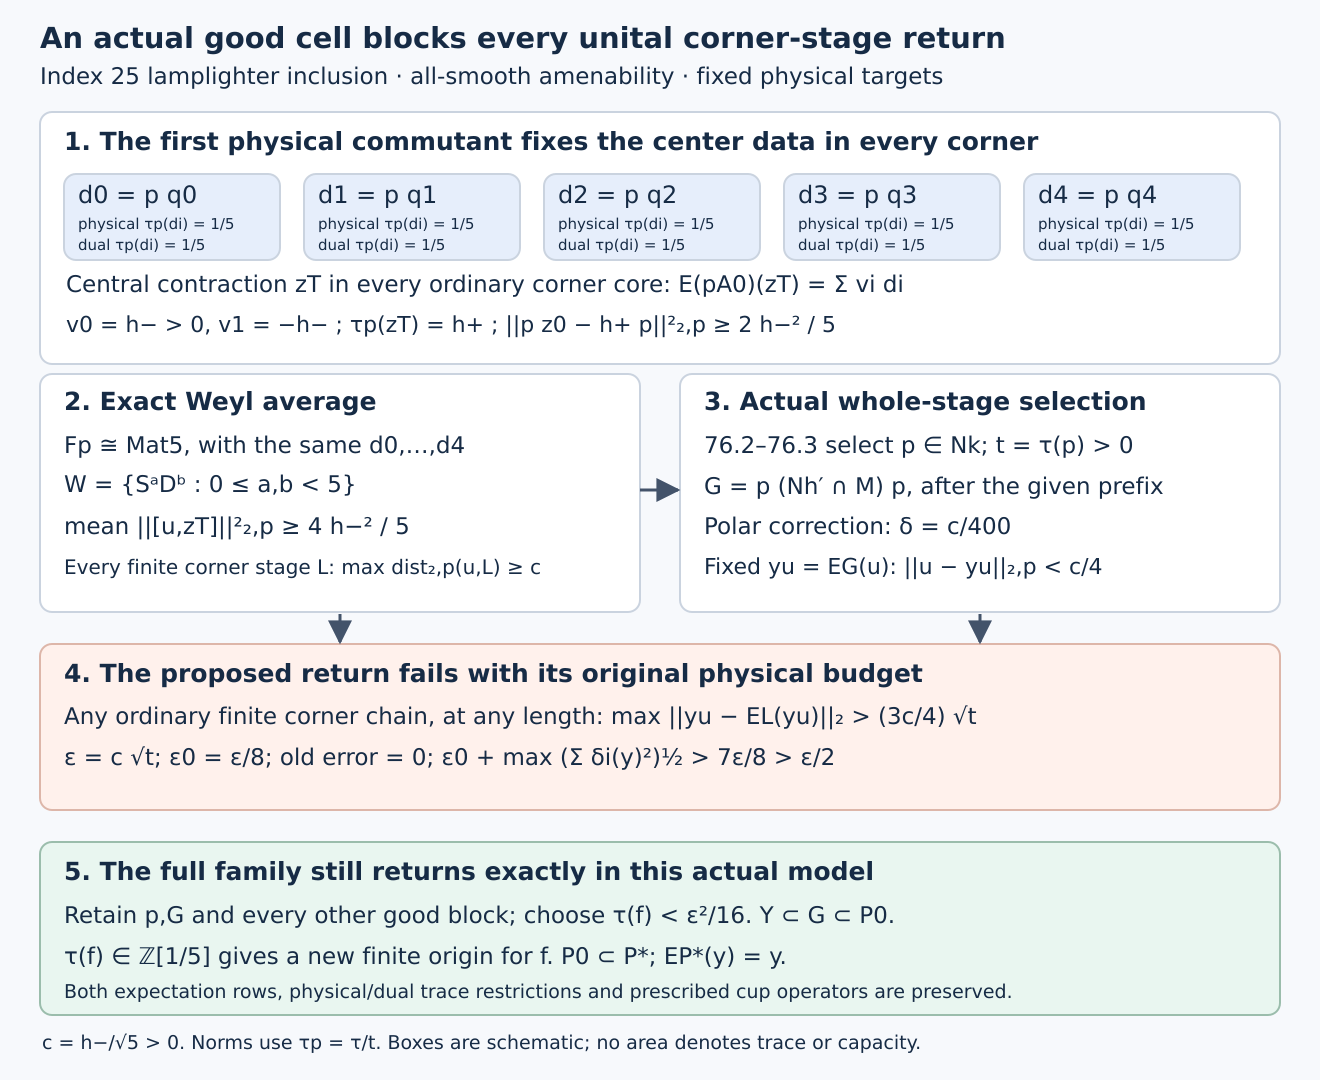

Write the Python code that produced this figure.
from pathlib import Path
from html import escape

owned = Path(__file__).resolve().parent
parts = ['<svg xmlns="http://www.w3.org/2000/svg" width="1320" height="1080" viewBox="0 0 1320 1080">']
parts.append('<defs><marker id="arrow" viewBox="0 0 10 10" refX="9" refY="5" markerWidth="8" markerHeight="8" orient="auto-start-reverse"><path d="M 0 0 L 10 5 L 0 10 z" fill="#43536a"/></marker></defs>')
parts.append('<title>Actual selected-cell approximate-return obstruction and exact whole-family correction</title>')
parts.append('<desc>The same physical diagonal algebra fixes the central expectation in every corner core. Weyl averaging obstructs every finite unital corner stage. The selected whole-stage family still completes exactly through its five-adic residual trace certificate. Proof locators MR.4–MR.32.</desc>')
parts.append('<rect width="1320" height="1080" fill="#f7f9fc"/>')
def box(x,y,w,h,fill="#ffffff",stroke="#cad3df"):
    parts.append(f'<rect x="{x}" y="{y}" width="{w}" height="{h}" rx="12" fill="{fill}" stroke="{stroke}" stroke-width="2"/>')
def txt(x,y,text,size=24,fill="#162b45",weight="normal"):
    parts.append(f'<text x="{x}" y="{y}" font-family="DejaVu Sans, Arial, sans-serif" font-size="{size}" fill="{fill}" font-weight="{weight}">{escape(text)}</text>')
def arrow(x1,y1,x2,y2,color="#43536a"):
    parts.append(f'<line x1="{x1}" y1="{y1}" x2="{x2}" y2="{y2}" stroke="{color}" stroke-width="3" marker-end="url(#arrow)"/>')

txt(40,48,"An actual good cell blocks every unital corner-stage return",29,weight="bold")
txt(40,84,"Index 25 lamplighter inclusion · all-smooth amenability · fixed physical targets",23)

box(40,112,1240,252)
txt(64,150,"1. The first physical commutant fixes the center data in every corner",25,weight="bold")
for i in range(5):
    x=64+240*i
    box(x,174,216,86,"#e6eefb")
    txt(x+14,203,f"d{i} = p q{i}",24)
    txt(x+14,229,"physical τp(di) = 1/5",15)
    txt(x+14,250,"dual τp(di) = 1/5",15)
txt(66,292,"Central contraction zT in every ordinary corner core:  E(pA0)(zT) = Σ vi di",23)
txt(66,332,"v0 = h− > 0,  v1 = −h− ;  τp(zT) = h+ ;  ||p z0 − h+ p||²₂,p ≥ 2 h−² / 5",22)

box(40,374,600,238)
txt(64,410,"2. Exact Weyl average",25,weight="bold")
txt(64,453,"Fp ≅ Mat5, with the same d0,…,d4",23)
txt(64,492,"W = {SᵃDᵇ : 0 ≤ a,b < 5}",23)
txt(64,534,"mean ||[u,zT]||²₂,p ≥ 4 h−² / 5",23)
txt(64,574,"Every finite corner stage L: max dist₂,p(u,L) ≥ c",20)
box(680,374,600,238)
txt(704,410,"3. Actual whole-stage selection",25,weight="bold")
txt(704,453,"76.2–76.3 select p ∈ Nk;  t = τ(p) > 0",23)
txt(704,494,"G = p (Nh′ ∩ M) p, after the given prefix",23)
txt(704,534,"Polar correction: δ = c/400",23)
txt(704,574,"Fixed yu = EG(u):  ||u − yu||₂,p < c/4",22)
arrow(640,490,678,490)

box(40,644,1240,166,"#fff1ec","#ddb6a9")
txt(64,682,"4. The proposed return fails with its original physical budget",25,weight="bold")
txt(64,724,"Any ordinary finite corner chain, at any length: max ||yu − EL(yu)||₂ > (3c/4) √t",23)
txt(64,765,"ε = c √t;  ε0 = ε/8;  old error = 0;  ε0 + max (Σ δi(y)²)½ > 7ε/8 > ε/2",23)
arrow(340,614,340,642)
arrow(980,614,980,642)

box(40,842,1240,173,"#e9f6f0","#9bbdac")
txt(64,880,"5. The full family still returns exactly in this actual model",25,weight="bold")
txt(64,923,"Retain p,G and every other good block; choose τ(f) < ε²/16.  Y ⊂ G ⊂ P0.",23)
txt(64,964,"τ(f) ∈ ℤ[1/5] gives a new finite origin for f.  P0 ⊂ P*;  EP*(y) = y.",23)
txt(64,998,"Both expectation rows, physical/dual trace restrictions and prescribed cup operators are preserved.",19)
txt(42,1049,"c = h−/√5 > 0.  Norms use τp = τ/t.  Boxes are schematic; no area denotes trace or capacity.",19)
parts.append('</svg>')
svg = owned/"marked-corner-return-v15.svg"
svg.write_text("\n".join(parts), encoding="utf-8")
try:
    import cairosvg
    cairosvg.svg2png(url=str(svg), write_to=str(owned/"marked-corner-return-v15.png"))
    print("SVG and PNG rendered")
except ImportError:
    import shutil, subprocess
    renderer = shutil.which("magick")
    if renderer:
        subprocess.run([renderer, str(svg), str(owned/"marked-corner-return-v15.png")], check=True, capture_output=True)
        print("SVG and PNG rendered with ImageMagick")
    else:
        print("SVG written; no PNG renderer available")
